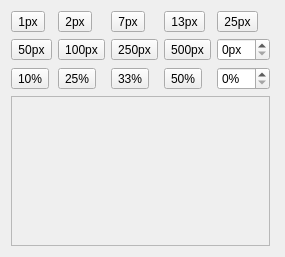
<?xml version="1.0" encoding="UTF-8"?>
<!--
 Addle source code
 Copyright 2019 Eleanor Hawk
 Modification and distribution permitted under the terms of the MIT License.
 See "LICENSE" for full details.
-->
<ui version="4.0">
 <class>Form</class>
 <widget class="QWidget" name="Form">
  <property name="geometry">
   <rect>
    <x>0</x>
    <y>0</y>
    <width>285</width>
    <height>257</height>
   </rect>
  </property>
  <property name="windowTitle">
   <string>Form</string>
  </property>
  <layout class="QGridLayout" name="gridLayout">
   <item row="1" column="2">
    <widget class="QToolButton" name="toolButton_8">
     <property name="text">
      <string>250px</string>
     </property>
    </widget>
   </item>
   <item row="0" column="1">
    <widget class="QToolButton" name="toolButton_3">
     <property name="text">
      <string>2px</string>
     </property>
    </widget>
   </item>
   <item row="2" column="0">
    <widget class="QToolButton" name="toolButton_12">
     <property name="text">
      <string>10%</string>
     </property>
    </widget>
   </item>
   <item row="2" column="3">
    <widget class="QToolButton" name="toolButton_11">
     <property name="text">
      <string>50%</string>
     </property>
    </widget>
   </item>
   <item row="2" column="2">
    <widget class="QToolButton" name="toolButton_13">
     <property name="text">
      <string>33%</string>
     </property>
    </widget>
   </item>
   <item row="1" column="4">
    <widget class="QSpinBox" name="spinBox">
     <property name="suffix">
      <string>px</string>
     </property>
    </widget>
   </item>
   <item row="1" column="1">
    <widget class="QToolButton" name="toolButton_7">
     <property name="text">
      <string>100px</string>
     </property>
    </widget>
   </item>
   <item row="0" column="0">
    <widget class="QToolButton" name="toolButton">
     <property name="text">
      <string>1px</string>
     </property>
    </widget>
   </item>
   <item row="2" column="4">
    <widget class="QSpinBox" name="spinBox_2">
     <property name="suffix">
      <string>%</string>
     </property>
    </widget>
   </item>
   <item row="1" column="0">
    <widget class="QToolButton" name="toolButton_6">
     <property name="text">
      <string>50px</string>
     </property>
    </widget>
   </item>
   <item row="2" column="1">
    <widget class="QToolButton" name="toolButton_10">
     <property name="text">
      <string>25%</string>
     </property>
    </widget>
   </item>
   <item row="1" column="3">
    <widget class="QToolButton" name="toolButton_9">
     <property name="text">
      <string>500px</string>
     </property>
    </widget>
   </item>
   <item row="3" column="0" colspan="5">
    <widget class="QFrame" name="frame">
     <property name="frameShape">
      <enum>QFrame::StyledPanel</enum>
     </property>
     <property name="frameShadow">
      <enum>QFrame::Raised</enum>
     </property>
    </widget>
   </item>
   <item row="0" column="2">
    <widget class="QToolButton" name="toolButton_2">
     <property name="text">
      <string>7px</string>
     </property>
    </widget>
   </item>
   <item row="0" column="3">
    <widget class="QToolButton" name="toolButton_5">
     <property name="text">
      <string>13px</string>
     </property>
    </widget>
   </item>
   <item row="0" column="4">
    <widget class="QToolButton" name="toolButton_4">
     <property name="text">
      <string>25px</string>
     </property>
    </widget>
   </item>
  </layout>
 </widget>
 <resources/>
 <connections/>
</ui>
